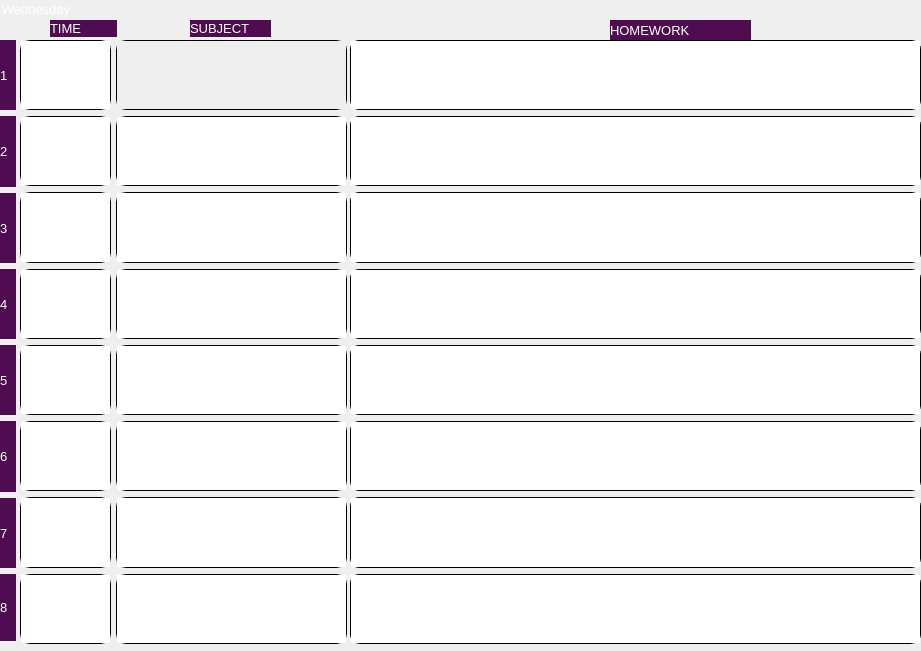
    <widget class="QGroupBox" name="groupBoxWed">
     <property name="geometry">
      <rect>
       <x>1</x>
       <y>30</y>
       <width>921</width>
       <height>651</height>
      </rect>
     </property>
     <property name="styleSheet">
      <string notr="true">QGroupBox {
font-family: &quot;Dosis&quot;;
font-size:10pt;
color:white;
border:0pt;
}
QLabel {
font-family: &quot;Dosis&quot;;
background:	rgb(79, 12, 81);
font-size:10pt;
border:0pt;
color:white;
}
QTextEdit{
font-size:10pt;
border: 1px solid black;
border-radius: 10px;
color:white;
}
</string>
     </property>
     <property name="title">
      <string>Wednesday</string>
     </property>
     <widget class="QLabel" name="label_33">
      <property name="geometry">
       <rect>
        <x>610</x>
        <y>20</y>
        <width>141</width>
        <height>21</height>
       </rect>
      </property>
      <property name="styleSheet">
       <string notr="true">QLabel {
font-family: &quot;Dosis&quot;;
background:	rgb(79, 12, 81);
font-size:10pt;
color:white;
}

QLabel:hover {
font-family: &quot;Dosis&quot;, sans-serif;
border: 1px solid white;
background:	#511c66;
color:white;
font-size:11pt;
}</string>
      </property>
      <property name="text">
       <string>HOMEWORK</string>
      </property>
     </widget>
     <widget class="QLabel" name="label_32">
      <property name="geometry">
       <rect>
        <x>50</x>
        <y>20</y>
        <width>67</width>
        <height>17</height>
       </rect>
      </property>
      <property name="styleSheet">
       <string notr="true">QLabel {
font-family: &quot;Dosis&quot;;
background:	rgb(79, 12, 81);
font-size:10pt;
color:white;
}

QLabel:hover {
font-family: &quot;Dosis&quot;, sans-serif;
border: 1px solid white;
background:	#511c66;
color:white;
font-size:11pt;
}</string>
      </property>
      <property name="text">
       <string>TIME</string>
      </property>
     </widget>
     <widget class="QWidget" name="verticalLayoutWidget_9">
      <property name="geometry">
       <rect>
        <x>350</x>
        <y>40</y>
        <width>571</width>
        <height>604</height>
       </rect>
      </property>
      <layout class="QVBoxLayout" name="verticalLayout_9">
       <item>
        <widget class="QTextEdit" name="textEdit64"/>
       </item>
       <item>
        <widget class="QTextEdit" name="textEdit65"/>
       </item>
       <item>
        <widget class="QTextEdit" name="textEdit66"/>
       </item>
       <item>
        <widget class="QTextEdit" name="textEdit67"/>
       </item>
       <item>
        <widget class="QTextEdit" name="textEdit68"/>
       </item>
       <item>
        <widget class="QTextEdit" name="textEdit69"/>
       </item>
       <item>
        <widget class="QTextEdit" name="textEdit70"/>
       </item>
       <item>
        <widget class="QTextEdit" name="textEdit71"/>
       </item>
      </layout>
     </widget>
     <widget class="QWidget" name="verticalLayoutWidget_11">
      <property name="geometry">
       <rect>
        <x>116</x>
        <y>40</y>
        <width>231</width>
        <height>604</height>
       </rect>
      </property>
      <layout class="QVBoxLayout" name="verticalLayout_11">
       <item>
        <widget class="QTextEdit" name="textEdit48">
         <property name="enabled">
          <bool>false</bool>
         </property>
         <property name="maximumSize">
          <size>
           <width>16777215</width>
           <height>87</height>
          </size>
         </property>
        </widget>
       </item>
       <item>
        <widget class="QTextEdit" name="textEdit49"/>
       </item>
       <item>
        <widget class="QTextEdit" name="textEdit50"/>
       </item>
       <item>
        <widget class="QTextEdit" name="textEdit51"/>
       </item>
       <item>
        <widget class="QTextEdit" name="textEdit52"/>
       </item>
       <item>
        <widget class="QTextEdit" name="textEdit53"/>
       </item>
       <item>
        <widget class="QTextEdit" name="textEdit54"/>
       </item>
       <item>
        <widget class="QTextEdit" name="textEdit55"/>
       </item>
      </layout>
     </widget>
     <widget class="QWidget" name="verticalLayoutWidget_12">
      <property name="geometry">
       <rect>
        <x>20</x>
        <y>40</y>
        <width>91</width>
        <height>604</height>
       </rect>
      </property>
      <layout class="QVBoxLayout" name="verticalLayout_12">
       <item alignment="Qt::AlignVCenter">
        <widget class="QTextEdit" name="textEdit57">
         <property name="mouseTracking">
          <bool>false</bool>
         </property>
         <property name="acceptDrops">
          <bool>false</bool>
         </property>
        </widget>
       </item>
       <item>
        <widget class="QTextEdit" name="textEdit56"/>
       </item>
       <item>
        <widget class="QTextEdit" name="textEdit58"/>
       </item>
       <item>
        <widget class="QTextEdit" name="textEdit60"/>
       </item>
       <item>
        <widget class="QTextEdit" name="textEdit59"/>
       </item>
       <item>
        <widget class="QTextEdit" name="textEdit61"/>
       </item>
       <item>
        <widget class="QTextEdit" name="textEdit62"/>
       </item>
       <item>
        <widget class="QTextEdit" name="textEdit63"/>
       </item>
      </layout>
     </widget>
     <widget class="QWidget" name="verticalLayoutWidget_10">
      <property name="geometry">
       <rect>
        <x>0</x>
        <y>40</y>
        <width>16</width>
        <height>601</height>
       </rect>
      </property>
      <layout class="QVBoxLayout" name="verticalLayout_10">
       <item>
        <widget class="QLabel" name="label_24">
         <property name="styleSheet">
          <string notr="true">QLabel {
font-family: &quot;Dosis&quot;;
font-size:10pt;
color:white;
}</string>
         </property>
         <property name="text">
          <string>1</string>
         </property>
        </widget>
       </item>
       <item>
        <widget class="QLabel" name="label_25">
         <property name="styleSheet">
          <string notr="true">QLabel {
font-family: &quot;Dosis&quot;;
font-size:10pt;
color:white;
}</string>
         </property>
         <property name="text">
          <string>2</string>
         </property>
        </widget>
       </item>
       <item>
        <widget class="QLabel" name="label_26">
         <property name="styleSheet">
          <string notr="true">QLabel {
font-family: &quot;Dosis&quot;;
font-size:10pt;
color:white;
}</string>
         </property>
         <property name="text">
          <string>3</string>
         </property>
        </widget>
       </item>
       <item>
        <widget class="QLabel" name="label_27">
         <property name="styleSheet">
          <string notr="true">QLabel {
font-family: &quot;Dosis&quot;;
font-size:10pt;
color:white;
}</string>
         </property>
         <property name="text">
          <string>4</string>
         </property>
        </widget>
       </item>
       <item>
        <widget class="QLabel" name="label_28">
         <property name="styleSheet">
          <string notr="true">QLabel {
font-family: &quot;Dosis&quot;;
font-size:10pt;
color:white;
}</string>
         </property>
         <property name="text">
          <string>5</string>
         </property>
        </widget>
       </item>
       <item>
        <widget class="QLabel" name="label_29">
         <property name="styleSheet">
          <string notr="true">QLabel {
font-family: &quot;Dosis&quot;;
font-size:10pt;
color:white;
}</string>
         </property>
         <property name="text">
          <string>6</string>
         </property>
        </widget>
       </item>
       <item>
        <widget class="QLabel" name="label_30">
         <property name="styleSheet">
          <string notr="true">QLabel {
font-family: &quot;Dosis&quot;;
font-size:10pt;
color:white;
}</string>
         </property>
         <property name="text">
          <string>7</string>
         </property>
        </widget>
       </item>
       <item>
        <widget class="QLabel" name="label_31">
         <property name="maximumSize">
          <size>
           <width>19</width>
           <height>67</height>
          </size>
         </property>
         <property name="styleSheet">
          <string notr="true">QLabel {
font-family: &quot;Dosis&quot;;
font-size:10pt;
color:white;
}</string>
         </property>
         <property name="text">
          <string>8</string>
         </property>
        </widget>
       </item>
      </layout>
     </widget>
     <widget class="QLabel" name="label_23">
      <property name="geometry">
       <rect>
        <x>190</x>
        <y>20</y>
        <width>81</width>
        <height>17</height>
       </rect>
      </property>
      <property name="styleSheet">
       <string notr="true">QLabel {
font-family: &quot;Dosis&quot;;
background:	rgb(79, 12, 81);
font-size:10pt;
color:white;
}

QLabel:hover {
font-family: &quot;Dosis&quot;, sans-serif;
border: 1px solid white;
background:	#511c66;
color:white;
font-size:11pt;
}</string>
      </property>
      <property name="text">
       <string>SUBJECT</string>
      </property>
     </widget>
     <widget class="QGroupBox" name="groupBoxWedHom">
      <property name="geometry">
       <rect>
        <x>350</x>
        <y>40</y>
        <width>571</width>
        <height>601</height>
       </rect>
      </property>
      <property name="styleSheet">
       <string notr="true">QGroupBox {
font-family: &quot;Dosis&quot;;
font-size:10pt;
color:white;
}</string>
      </property>
      <property name="title">
       <string/>
      </property>
      <widget class="QWidget" name="verticalLayoutWidget_24">
       <property name="geometry">
        <rect>
         <x>0</x>
         <y>0</y>
         <width>571</width>
         <height>604</height>
        </rect>
       </property>
       <layout class="QVBoxLayout" name="verticalLayout_24">
        <item>
         <widget class="QTextEdit" name="textEdit184"/>
        </item>
        <item>
         <widget class="QTextEdit" name="textEdit185"/>
        </item>
        <item>
         <widget class="QTextEdit" name="textEdit186"/>
        </item>
        <item>
         <widget class="QTextEdit" name="textEdit187"/>
        </item>
        <item>
         <widget class="QTextEdit" name="textEdit188"/>
        </item>
        <item>
         <widget class="QTextEdit" name="textEdit189"/>
        </item>
        <item>
         <widget class="QTextEdit" name="textEdit190"/>
        </item>
        <item>
         <widget class="QTextEdit" name="textEdit191"/>
        </item>
       </layout>
      </widget>
     </widget>
    </widget>
